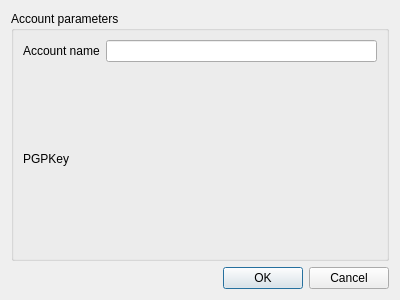
<?xml version="1.0" encoding="UTF-8"?>
<ui version="4.0">
 <class>Dialog</class>
 <widget class="QDialog" name="Dialog">
  <property name="geometry">
   <rect>
    <x>0</x>
    <y>0</y>
    <width>400</width>
    <height>300</height>
   </rect>
  </property>
  <property name="windowTitle">
   <string>Dialog</string>
  </property>
  <layout class="QVBoxLayout" name="verticalLayout">
   <item>
    <widget class="QGroupBox" name="groupBox">
     <property name="title">
      <string>Account parameters</string>
     </property>
     <layout class="QVBoxLayout" name="verticalLayout_2">
      <item>
       <layout class="QHBoxLayout" name="horizontalLayout">
        <item>
         <widget class="QLabel" name="label">
          <property name="text">
           <string>Account name</string>
          </property>
         </widget>
        </item>
        <item>
         <widget class="QLineEdit" name="lineEdit"/>
        </item>
       </layout>
      </item>
      <item>
       <layout class="QHBoxLayout" name="horizontalLayout_2">
        <item>
         <widget class="QLabel" name="label_2">
          <property name="text">
           <string>PGPKey </string>
          </property>
         </widget>
        </item>
       </layout>
      </item>
     </layout>
    </widget>
   </item>
   <item>
    <widget class="QDialogButtonBox" name="buttonBox">
     <property name="orientation">
      <enum>Qt::Horizontal</enum>
     </property>
     <property name="standardButtons">
      <set>QDialogButtonBox::Cancel|QDialogButtonBox::Ok</set>
     </property>
    </widget>
   </item>
  </layout>
 </widget>
 <resources/>
 <connections>
  <connection>
   <sender>buttonBox</sender>
   <signal>accepted()</signal>
   <receiver>Dialog</receiver>
   <slot>accept()</slot>
   <hints>
    <hint type="sourcelabel">
     <x>248</x>
     <y>254</y>
    </hint>
    <hint type="destinationlabel">
     <x>157</x>
     <y>274</y>
    </hint>
   </hints>
  </connection>
  <connection>
   <sender>buttonBox</sender>
   <signal>rejected()</signal>
   <receiver>Dialog</receiver>
   <slot>reject()</slot>
   <hints>
    <hint type="sourcelabel">
     <x>316</x>
     <y>260</y>
    </hint>
    <hint type="destinationlabel">
     <x>286</x>
     <y>274</y>
    </hint>
   </hints>
  </connection>
 </connections>
</ui>
